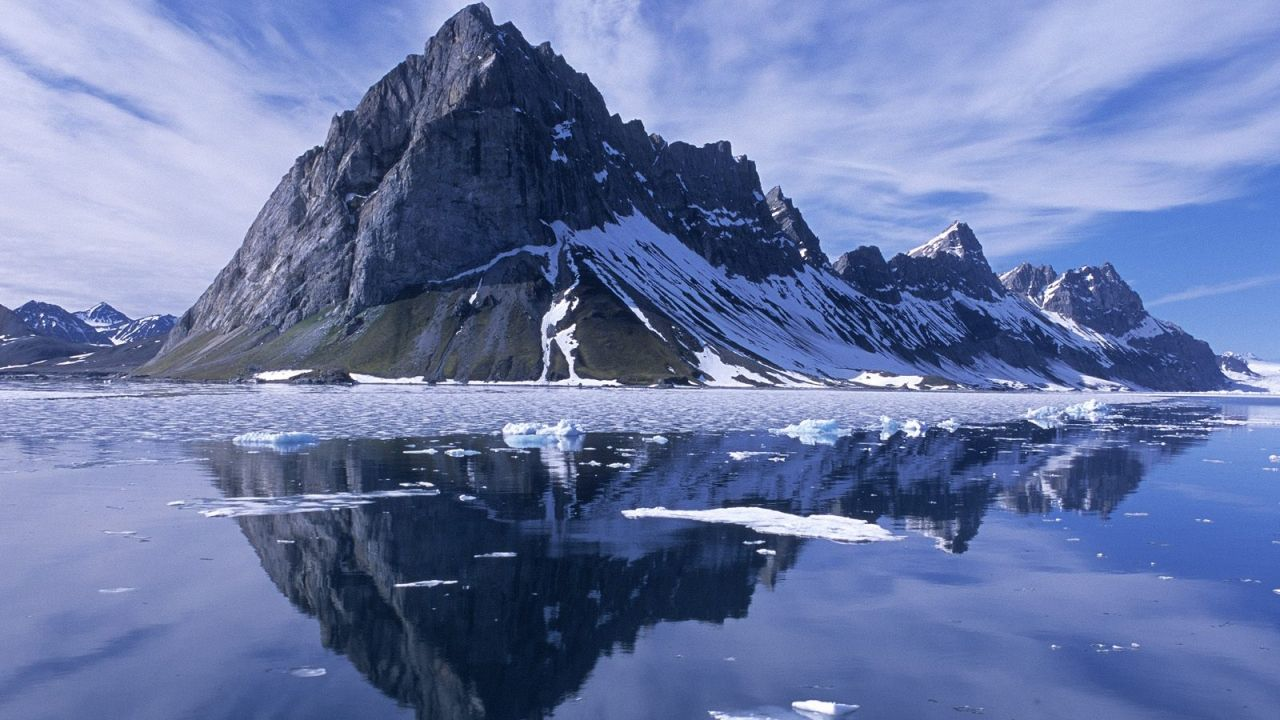
%> input picture test_images/img.jpg, 1280 x 720 px
$ octave yuvrgb_test.m   (GNU Octave 9; MATLAB toolbox functions it lacks are replaced by stand-ins)
%> lines starting %> are read from the running program, lines starting %| are printed output that depends on the picture
clc;clear all;close all;
im=imread('img.jpg');
%> im is the input picture: size 720x1280x3 uint8; mean R, G, B 104.7, 120.2, 165.8
R=double(im(:,:,1));
G=double(im(:,:,2));
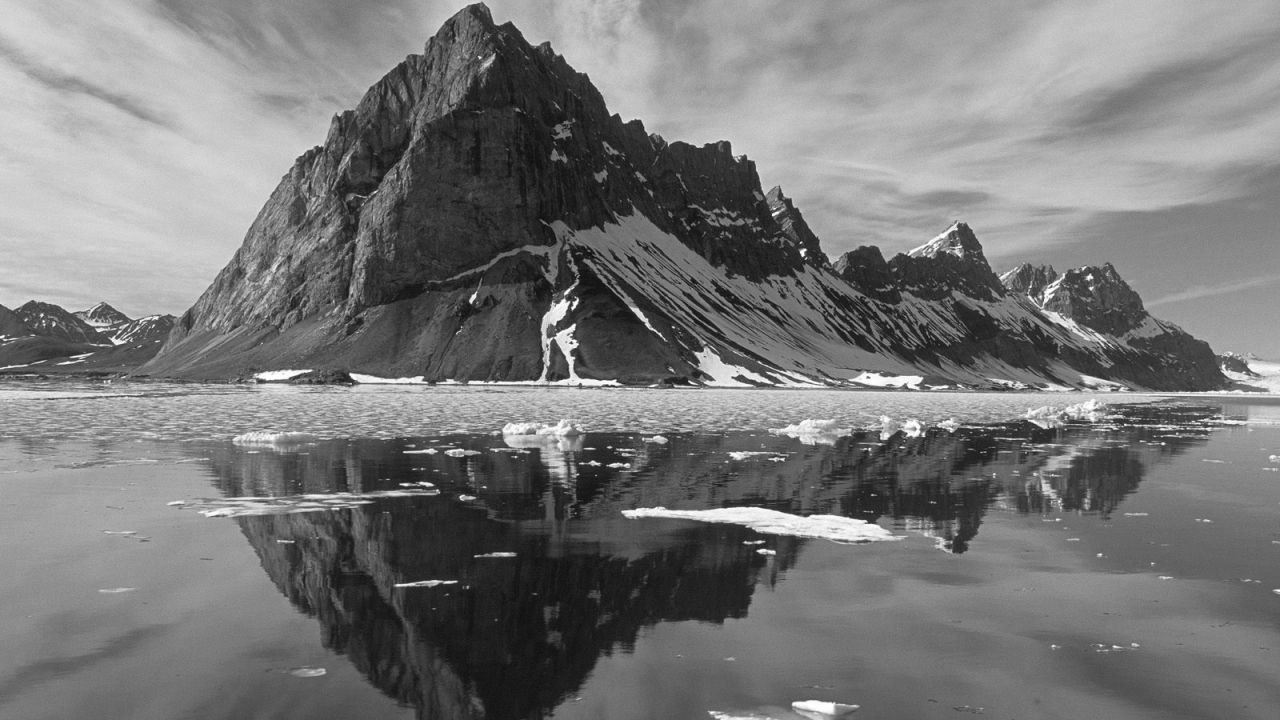
%> G: size 720x1280 double; min 11, max 255, mean 120.2
B=double(im(:,:,3));
Y = 0.299*R + 0.587*G + 0.114*B;
U = -0.147*R - 0.289*G +0.436*B;
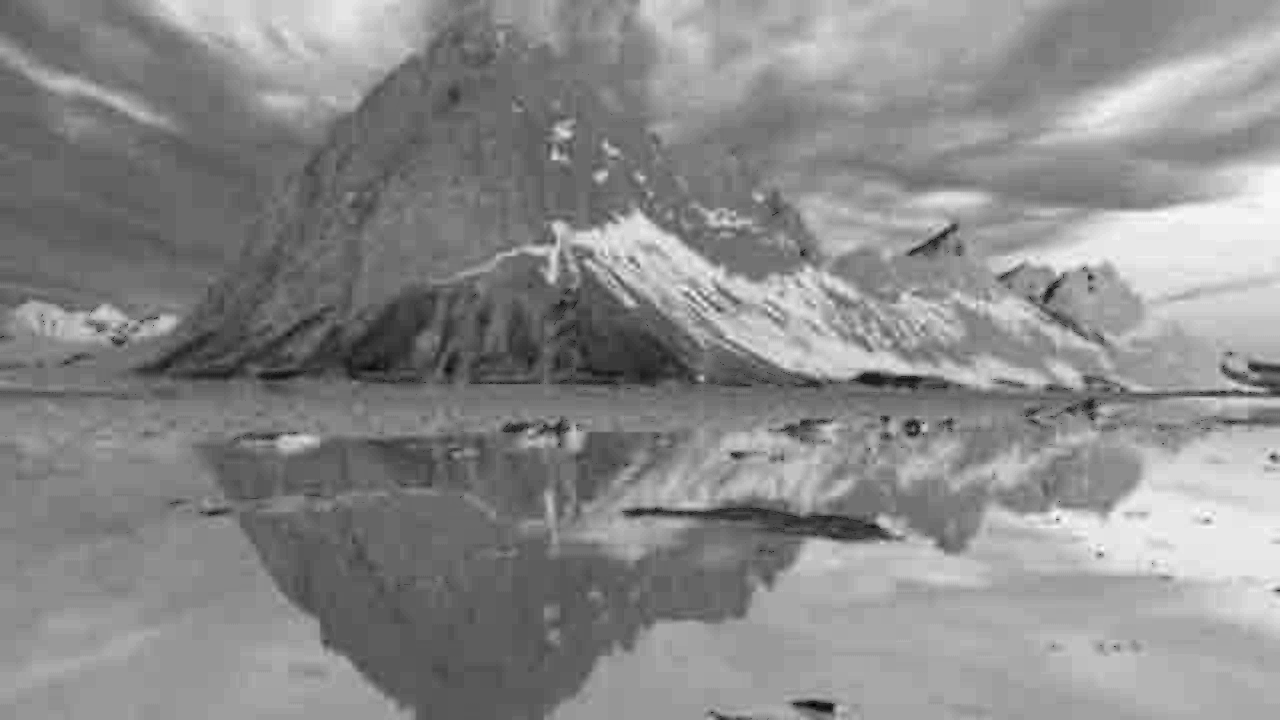
%> U: size 720x1280 double; min -5.37, max 45.27, mean 22.2; drawn with min black and max white
V =.615*R - 0.515*G -0.1*B;
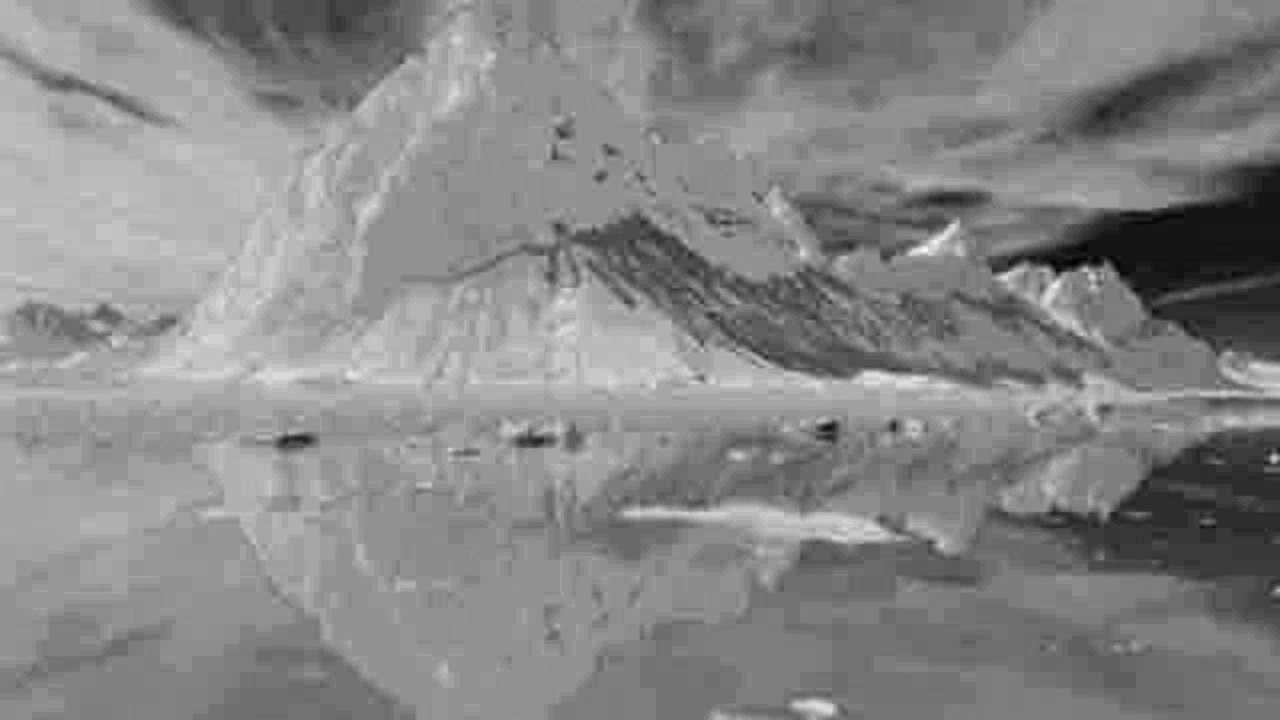
%> V: size 720x1280 double; min -37.84, max 6.94, mean -14.11; drawn with min black and max white

outR= Y + 1.14*V;
outG= Y - 0.395*U -  0.581*V;
outB= Y + 2.032*U;
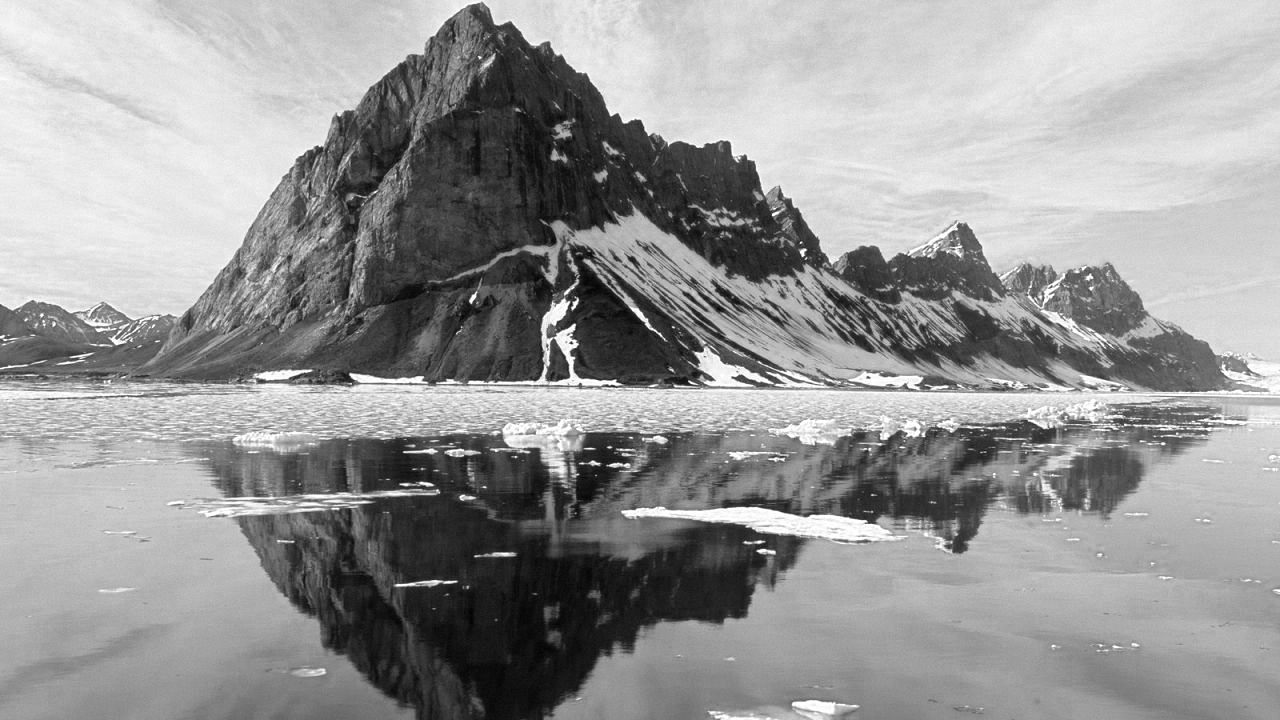
%> outB: size 720x1280 double; min 35, max 255, mean 165.8; mean of the top-left, top-right, bottom-left and bottom-right quarters 163.6, 193.1, 141.4, 165.2; drawn with min black and max white

out_im(:,:,1)=outR;
out_im(:,:,2)=outG;
out_im(:,:,3)=outB;
figure;imshow(uint8([im,out_im]));
%> after `imshow(uint8([im,out_im]))`:
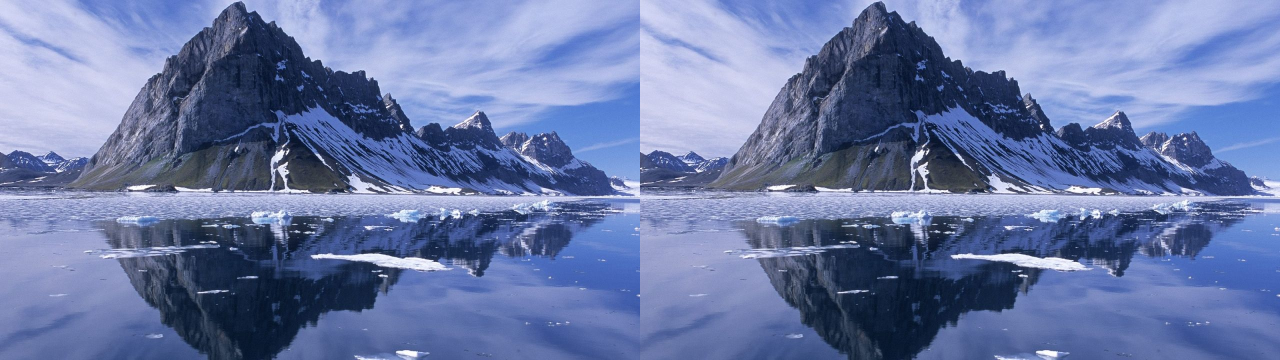
%> displayed picture: size 720x2560x3, on the screen's scale of 0 to 255 (shown at 1/2 size); mean R, G, B 104.7, 120.2, 165.8
